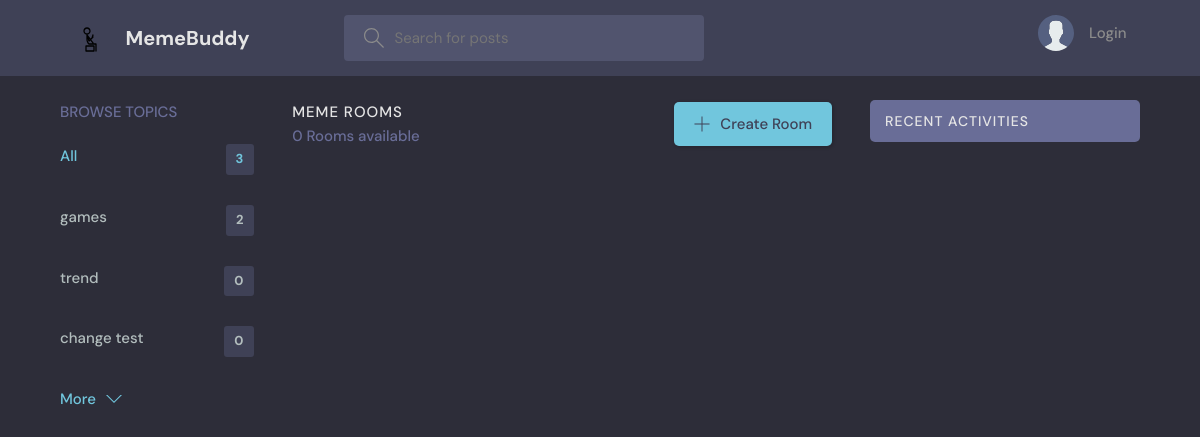
The page /?q=trend on the database its author committed.
### base/models.py (models this page shows, shortened)
class Topic(models.Model):
    name = models.CharField(max_length=200)

### base/views.py (the view)
# urls.py: path('', views.home, name="home"),
def home(request):
    q = request.GET.get('q') if request.GET.get('q') != None else ''
    rooms = Room.objects.filter(
        Q(topic__name__icontains=q) |
        Q(name__icontains=q) |
        Q(description__icontains=q)
    )
    topics = Topic.objects.all()[0:5]
    room_count = rooms.count()
    room_messages = Message.objects.filter(Q(room__topic__name__icontains=q))
    context = {'rooms': rooms, 'topics': topics,
               'room_count': room_count, 'room_messages': room_messages}
    return render(request, 'base/home.html', context)

### base/templates/base/home.html (shortened to what this page needs)
{% extends 'main.html' %}
{% block content %}
<main class="layout layout--3">
  <div class="container">
    {% include 'base/topics_component.html' %}
    <div class="roomList">
      <div class="roomList__header">
        <div>
          <h2>Meme Rooms</h2>
          <p>{{room_count}} Rooms available</p>
        </div>
        <a class="btn btn--main" href="{% url 'create-room' %}">
          <svg version="1.1" xmlns="http://www.w3.org/2000/svg" width="32" height="32" viewBox="0 0 32 32">
            <title>add</title>
            <path
              d="M16.943 0.943h-1.885v14.115h-14.115v1.885h14.115v14.115h1.885v-14.115h14.115v-1.885h-14.115v-14.115z">
            </path>
          </svg>
          Create Room
        </a>
      </div>
    </div>
    {% include 'base/activity_component.html' %}
  </div>
</main>
{% endblock %}

### base/templates/base/topics_component.html
<div class="topics">
    <div class="topics__header">
        <h2>Browse Topics</h2>
    </div>
    <ul class="topics__list">
        <li>
            <a href="{% url 'home' %}" class="active">All <span>{{topics.count}}</span></a>
        </li>
        {% for topic in topics %}
        <li>
            <a href="{% url 'home' %}?q={{topic.name}}">{{topic.name}}<span>{{topic.room_set.all.count}}</span></a>
        </li>
        {% endfor %}
    </ul>
    <a class="btn btn--link" href="{% url 'topics' %}">
        More
        <svg version="1.1" xmlns="http://www.w3.org/2000/svg" width="32" height="32" viewBox="0 0 32 32">
            <title>chevron-down</title>
            <path d="M16 21l-13-13h-3l16 16 16-16h-3l-13 13z"></path>
        </svg>
    </a>
</div>

### static/styles/style.css (style rules this page uses)
:root { --color-main: #71c6dd; --color-main-light: #e1f6fb; --color-dark: #3f4156; --color-dark-medium: #51546e; --color-dark-light: #696d97; --color-light: #e5e5e5; --color-gray: #8b8b8b; --color-light-gray: #b2bdbd; --color-bg: #2d2d39; --color-success: #5dd693; --color-error: #fc4b0b; }
* { font-family: "DM Sans", -apple-system, BlinkMacSystemFont, "Segoe UI", Roboto, Oxygen, Ubuntu, Cantarell, "Open Sans", "Helvetica Neue", sans-serif; margin: 0; padding: 0; box-sizing: border-box; text-rendering: optimizeLegibility; font-size: inherit; }
html { font-size: 56.25%; }
@media only screen and (min-width: 1200px) { html { font-size: 62.5%; } }
body { line-height: 1.6; font-weight: 400; font-size: 1.5rem; color: var(--color-light-gray); background-color: var(--color-bg); min-height: 100vh; }
a { display: inline-block; color: var(--color-main); text-decoration: none; }
.container { max-width: 120rem; width: 90%; margin: auto; }
.btn { background-color: transparent; border: none; display: inline-flex; align-items: center; gap: 1rem; cursor: pointer; transition: all ease-in-out 0.3s; padding: 1rem 2rem; border-radius: 5px; box-shadow: 1px 1px 3px 1px rgba(0, 0, 0, 0.15); font-weight: 500; }
.btn--link { border-radius: 0; padding: 0; color: var(--color-main); box-shadow: none; }
.btn--main { background-color: var(--color-main); color: var(--color-dark); }
.btn > svg { fill: currentColor; width: 1.6rem; height: 1.6rem; }
.layout { margin-top: 2.4rem; }
.layout > .container { display: flex; justify-content: space-between; align-items: flex-start; }
.layout--3 > .container > div:first-child { flex-basis: 18%; max-width: 22.5rem; }
.layout--3 > .container > div:nth-child(2) { flex-basis: 50%; }
.topics__header { margin-bottom: 2rem; }
.topics__header h2 { text-transform: uppercase; font-weight: 500; color: var(--color-dark-light); }
.topics__list { list-style: none; }
.topics__list li a { display: flex; justify-content: space-between; margin-bottom: 3rem; font-weight: 500; color: var(--color-light-gray); transition: all 0.3s ease-in-out; }
.topics__list li a.active, .topics__list li a:hover { color: var(--color-main); }
.topics__list li a span { padding: 0.5rem 1rem; background-color: var(--color-dark); border-radius: 3px; font-size: 1.3rem; font-weight: 700; letter-spacing: 1px; }
.roomList__header { display: flex; justify-content: space-between; align-items: center; margin-bottom: 2.4rem; }
.roomList__header h2 { text-transform: uppercase; font-weight: 500; color: var(--color-light); letter-spacing: 1px; }
.roomList__header p { font-weight: 500; color: var(--color-dark-light); }

### rows shown on the page
Topic: name "games", room_set.all.count "2"
Topic: name "trend", room_set.all.count "0"
Topic: name "change test", room_set.all.count "0"

### other values the page prints
{{ topics.count }} "3"
{{ room_count }} "0"
